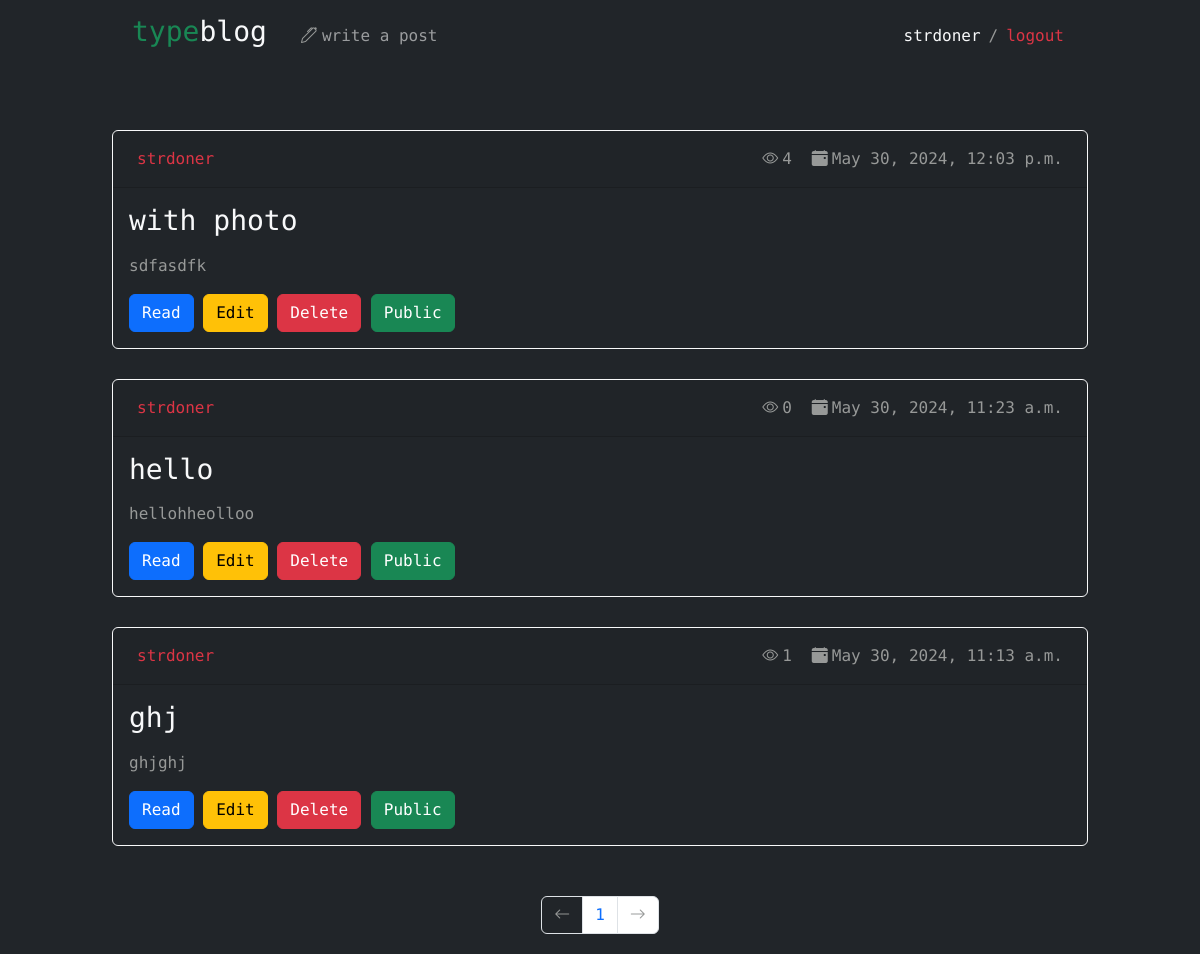
Before: /blog/drafts (signed in) with the older database file.
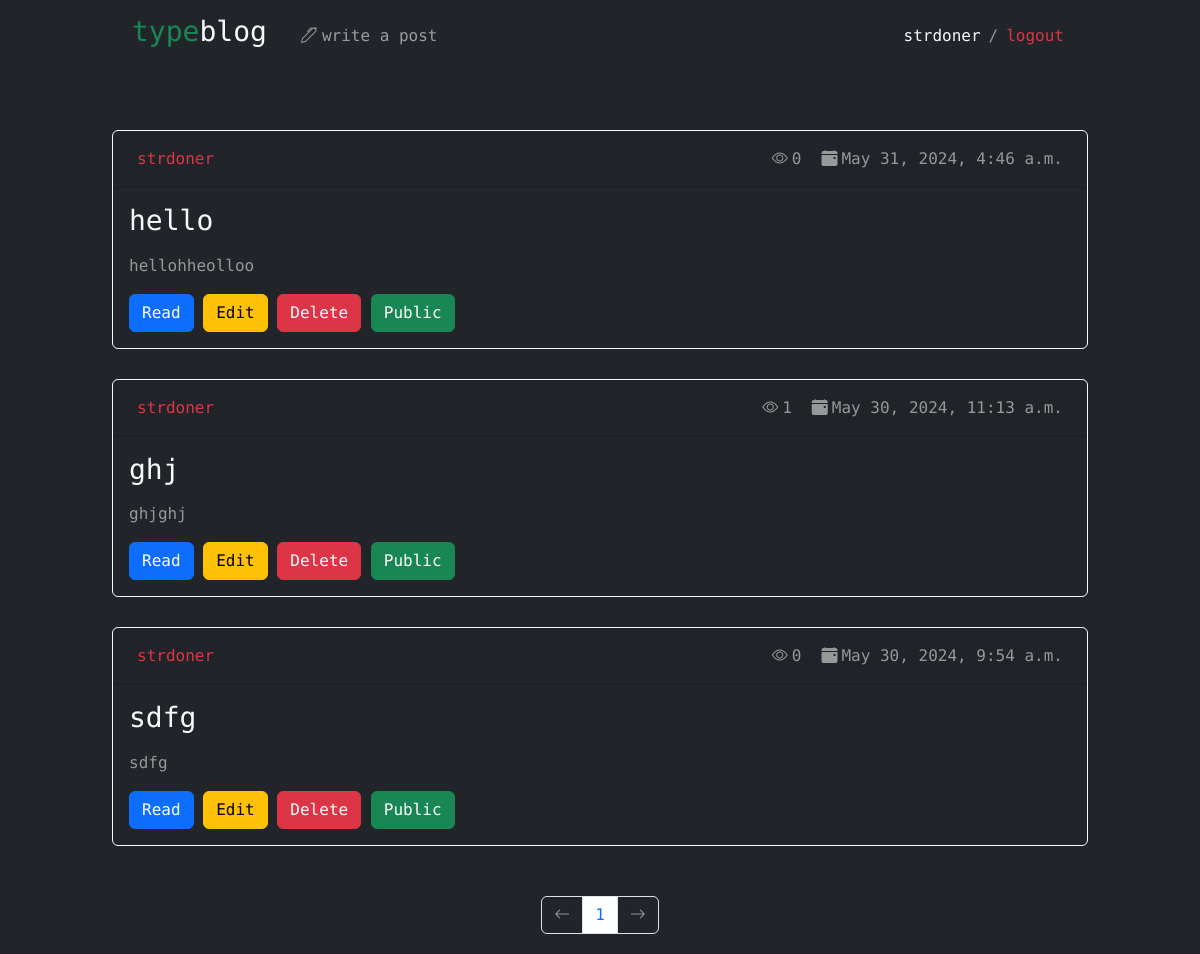
After: the same page with the newer database file.
### typecamp_app/models.py (models this page shows, shortened)
class Post(models.Model):
    STATUS_CHOICES = (
        ('draft', 'Draft'),
        ('published', 'Published'),
    )
    title = models.CharField(max_length=250)
    slug = AutoSlugField(populate_from='title', unique_with=['id'])
    author = models.ForeignKey(User, related_name='blog_posts', on_delete=models.CASCADE)
    body = models.TextField()
    publish = models.DateTimeField(default=timezone.now)
    created = models.DateTimeField(auto_now_add=True)
    updated = models.DateTimeField(auto_now=True)
    status = models.CharField(max_length=10, choices=STATUS_CHOICES, default='draft')
    views = models.IntegerField(default=0)
    photo = models.ImageField(upload_to='users/%Y/%m/%d', blank=True)
    class Meta:
        ordering = ('-publish',)
    def get_absolute_url(self):
        return reverse('post_detail',
                        args=[self.publish.year,
                              self.publish.strftime('%m'),
                              self.publish.strftime('%d'),
                              self.slug])

### typecamp_app/views.py (the view)
# urls.py: re_path(r'^blog/drafts', drafts, name='drafts'),
def drafts(request):
    object_list = Post.objects.filter(status='draft', author=request.user)
    paginator = Paginator(object_list, 3)
    page = request.GET.get('page')
    try:
        posts = paginator.page(page)
    except PageNotAnInteger:
        posts = paginator.page(1)
    except EmptyPage:
        posts = paginator.page(paginator.num_pages)
    return render(request,
                  'drafts.html',
                  {'page': page,
                   'posts': posts})

### typecamp_app/templates/drafts.html (shortened to what this page needs)
{% extends "base.html" %}
{% load static %}
{% block header %}
    <a href="{% url 'blog_list'%}" class="text-decoration-none text-light navbar-brand label"><h3><span>type</span>blog</h3></a>
    <div class="collapse navbar-collapse" id="navbarSupportedContent">
        <ul class="navbar-nav me-auto mb-2 mb-lg-0">
            {% if request.user.is_authenticated %}
            <li class="nav-item ">
                <a class="nav-link" href="{% url 'write_post' %}"><i class="bi bi-pen"></i>write a post</a>
            </li>
            {% endif %}
        </ul>
        <div class="user-block">
            {% if user.is_authenticated %}
                <a href="{% url 'user_detail' id=user.pk %}" class="navbar-text m-2 text-light">{{ user.get_username }}</a>
                /
                <form method="post" action="{% url 'logout' %}">
                    <button type="submit" class="navbar-text m-2 text-danger btn-link">logout</button>
               </form>
            {% else %}
                <a href="{% url 'login' %}" class="navbar-text m-2 text-light">login</a>/
                <a href="{% url 'register' %}" class="navbar-text m-2 text-light">register</a>
            {% endif %}
        </div>
    </div>
{% endblock header %}
{%block content %}
<div class="blog_list text-start">
    {% for post in posts %}
    <div class="card bg-dark text-light border-1 border border-light ">
        <div class="card-header d-grid">
          <a href="{% url 'user_detail' id=post.author.pk%}" class="m-2 {% if post.author.is_superuser %}text-danger{% else%}{% if post.author.is_staff%}text-primary{% else %}text-light {% endif %}{% endif %}">{{ post.author }}</a>
          <div class="post-small-details d-flex">
            <p class="m-2"><i class="bi bi-eye m-1"></i>{{post.views}}</p>
            <p class="m-2"><i class="bi bi-calendar-event-fill m-1"></i>{{post.updated}} </p>
          </div>
        </div>
        <div class="card-body text-left">
          <h3 class="card-title">{{ post.title }}</h3>
          <p class="card-text">{{ post.body|truncatewords:30|linebreaks }}</p>
          <a href="{{ post.get_absolute_url }}" class="btn btn-primary">Read</a>
          <a href="{% url 'edit_post' id=post.pk %}" class="btn btn-warning">Edit</a>
          <a href="{% url 'delete_post' id=post.pk %}" class="btn btn-danger">Delete</a>
          <a href="{% url 'public_post' id=post.pk %}" class="btn btn-success">Public</a>
        </div>
    </div>
    {% endfor %}
    {% include "pagination.html" with page=posts %}
</div>
{% endblock content %}

Changed rows visible on the page:
removed Post: author "strdoner", views "4", updated "May 30, 2024, 12:03 p.m.", title "with photo", body "sdfasdfk"
changed Post "hello": updated "May 30, 2024, 11:23 a.m." → "May 31, 2024, 4:46 a.m."
now on this page (row unchanged): Post: author "strdoner", views "0", updated "May 30, 2024, 9:54 a.m.", title "sdfg", body "sdfg"
